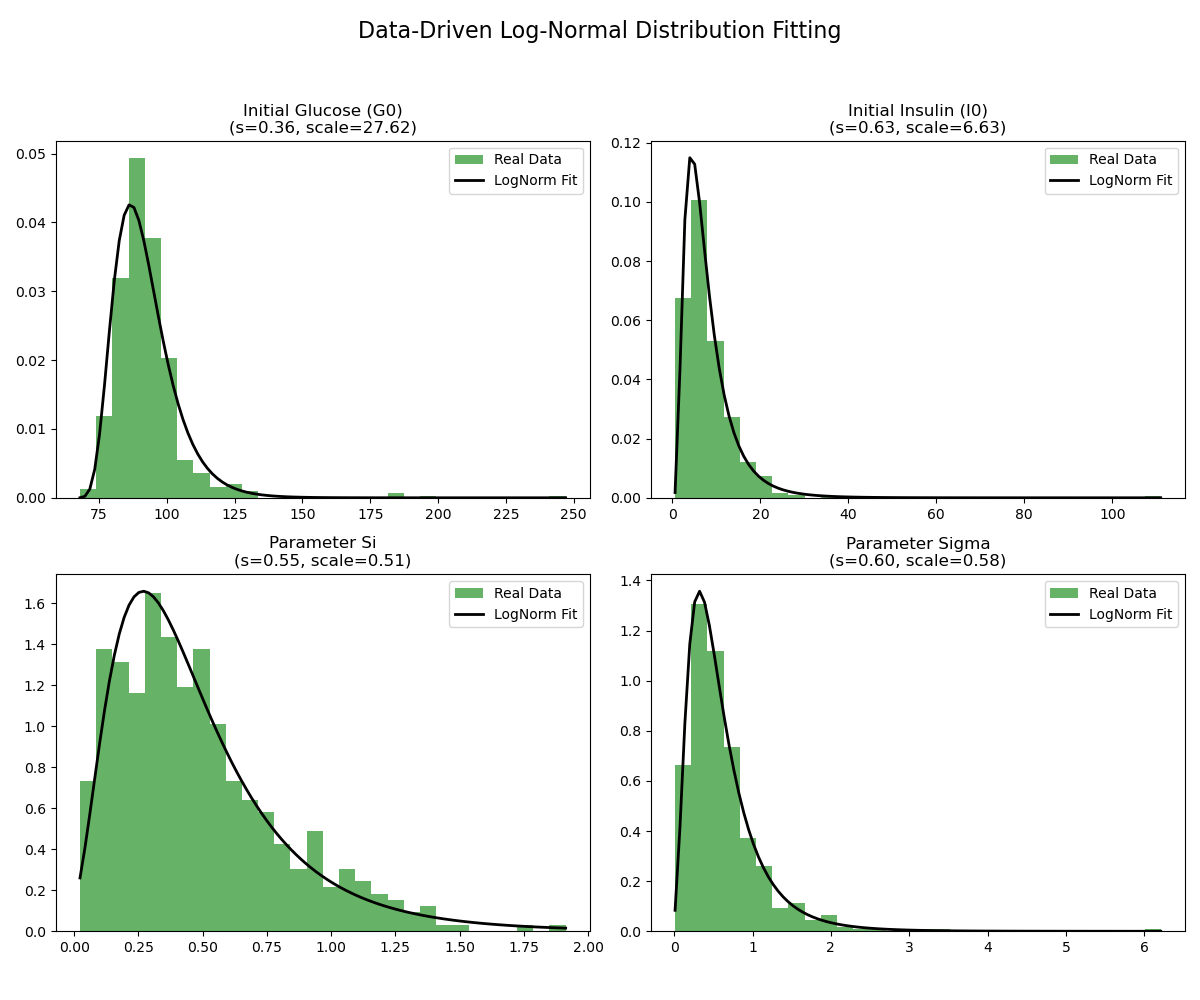

This figure's Python source:
# distribution_analysis.py
import numpy as np
import scipy.stats as stats
import matplotlib.pyplot as plt
import json
import os
from config import Config
from data_loader import RealOGTTDataLoader

def fit_lognorm(data, name, ax=None):
    """
    데이터에 Log-Normal 분포를 피팅하고 시각화합니다.
    """
    # 0 이하의 값은 lognorm 피팅 불가하므로 필터링 (데이터 품질 이슈 대비)
    data = data[data > 0]
    
    # s(shape), loc, scale 파라미터 추정
    s, loc, scale = stats.lognorm.fit(data)
    
    print(f"[{name}] Log-Normal Fit -> s={s:.4f}, loc={loc:.4f}, scale={scale:.4f}")
    
    if ax:
        # 히스토그램
        ax.hist(data, bins=30, density=True, alpha=0.6, color='g', label='Real Data')
        
        # PDF 라인
        xmin, xmax = data.min(), data.max()
        x = np.linspace(xmin, xmax, 100)
        p = stats.lognorm.pdf(x, s, loc, scale)
        ax.plot(x, p, 'k', linewidth=2, label='LogNorm Fit')
        ax.set_title(f"{name}\n(s={s:.2f}, scale={scale:.2f})")
        ax.legend()
    
    return {'s': s, 'loc': loc, 'scale': scale}

def analyze_distributions():
    print("=== Analyzing Distributions for Data-Driven Sampling ===")
    
    # 1. 데이터 로드 
    config = Config()
    data_path = 'data/clean_sumner_n_612.xlsx' # 실제 데이터 파일 경로
    loader = RealOGTTDataLoader(data_path, config)
    
    # 모든 데이터를 한 번에 언패킹
    glucose_data, insulin_data, params_data, _ = loader.load_data()
    
    # 데이터 추출
    g0_data = glucose_data[:, 0, 0] # t=0 Glucose
    i0_data = insulin_data[:, 0, 0] # t=0 Insulin
    si_data = params_data[:, 0]     # Si
    sigma_data = params_data[:, 1]  # Sigma
    
    # 2. 분포 피팅 및 시각화
    fig, axes = plt.subplots(2, 2, figsize=(12, 10))
    fig.suptitle("Data-Driven Log-Normal Distribution Fitting", fontsize=16)
    
    dist_params = {}
    dist_params['G0'] = fit_lognorm(g0_data, "Initial Glucose (G0)", axes[0, 0])
    dist_params['I0'] = fit_lognorm(i0_data, "Initial Insulin (I0)", axes[0, 1])
    dist_params['si'] = fit_lognorm(si_data, "Parameter Si", axes[1, 0])
    dist_params['sigma'] = fit_lognorm(sigma_data, "Parameter Sigma", axes[1, 1])
    
    plt.tight_layout(rect=[0, 0.03, 1, 0.95])
    plt.savefig('distribution_analysis.png')
    print("Saved plot to 'distribution_analysis.png'")
    
    # 3. 파라미터 저장
    with open('distribution_params.json', 'w') as f:
        json.dump(dist_params, f, indent=4)
    print("Saved distribution parameters to 'distribution_params.json'")

if __name__ == "__main__":
    analyze_distributions()
